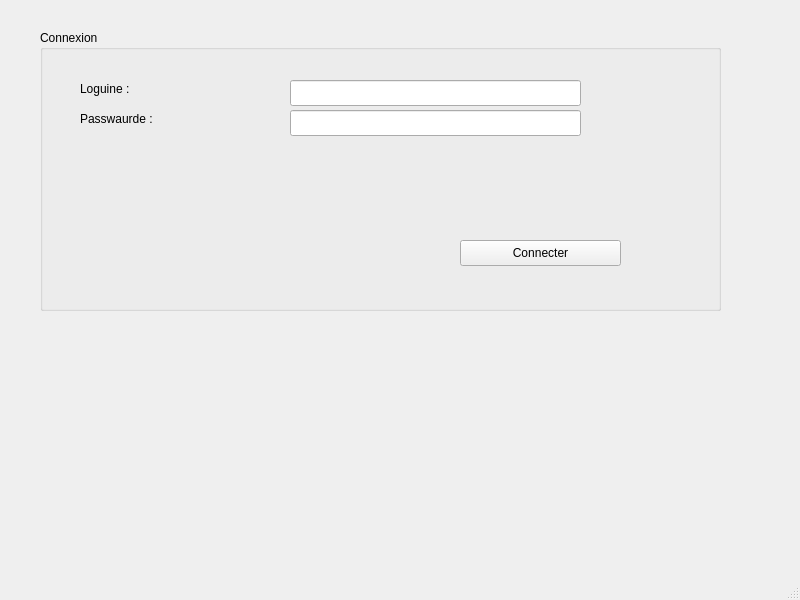
<?xml version="1.0" encoding="UTF-8"?>
<ui version="4.0">
 <class>MainWindow</class>
 <widget class="QMainWindow" name="MainWindow">
  <property name="geometry">
   <rect>
    <x>0</x>
    <y>0</y>
    <width>800</width>
    <height>600</height>
   </rect>
  </property>
  <property name="windowTitle">
   <string>MainWindow</string>
  </property>
  <widget class="QWidget" name="centralwidget">
   <widget class="QLabel" name="status">
    <property name="geometry">
     <rect>
      <x>10</x>
      <y>490</y>
      <width>781</width>
      <height>41</height>
     </rect>
    </property>
    <property name="font">
     <font>
      <pointsize>16</pointsize>
      <bold>true</bold>
     </font>
    </property>
    <property name="text">
     <string/>
    </property>
   </widget>
   <widget class="QGroupBox" name="groupBox">
    <property name="geometry">
     <rect>
      <x>40</x>
      <y>30</y>
      <width>681</width>
      <height>281</height>
     </rect>
    </property>
    <property name="title">
     <string>Connexion</string>
    </property>
    <widget class="QLabel" name="label">
     <property name="geometry">
      <rect>
       <x>40</x>
       <y>50</y>
       <width>131</width>
       <height>18</height>
      </rect>
     </property>
     <property name="text">
      <string>Loguine :</string>
     </property>
    </widget>
    <widget class="QLabel" name="label_2">
     <property name="geometry">
      <rect>
       <x>40</x>
       <y>80</y>
       <width>131</width>
       <height>18</height>
      </rect>
     </property>
     <property name="text">
      <string>Passwaurde :</string>
     </property>
    </widget>
    <widget class="QLineEdit" name="le_login">
     <property name="geometry">
      <rect>
       <x>250</x>
       <y>50</y>
       <width>291</width>
       <height>26</height>
      </rect>
     </property>
    </widget>
    <widget class="QLineEdit" name="le_password">
     <property name="geometry">
      <rect>
       <x>250</x>
       <y>80</y>
       <width>291</width>
       <height>26</height>
      </rect>
     </property>
    </widget>
    <widget class="QPushButton" name="pb_connect">
     <property name="geometry">
      <rect>
       <x>420</x>
       <y>210</y>
       <width>161</width>
       <height>26</height>
      </rect>
     </property>
     <property name="text">
      <string>Connecter</string>
     </property>
    </widget>
   </widget>
  </widget>
  <widget class="QMenuBar" name="menubar">
   <property name="geometry">
    <rect>
     <x>0</x>
     <y>0</y>
     <width>800</width>
     <height>17</height>
    </rect>
   </property>
  </widget>
  <widget class="QStatusBar" name="statusbar"/>
 </widget>
 <resources/>
 <connections/>
</ui>
